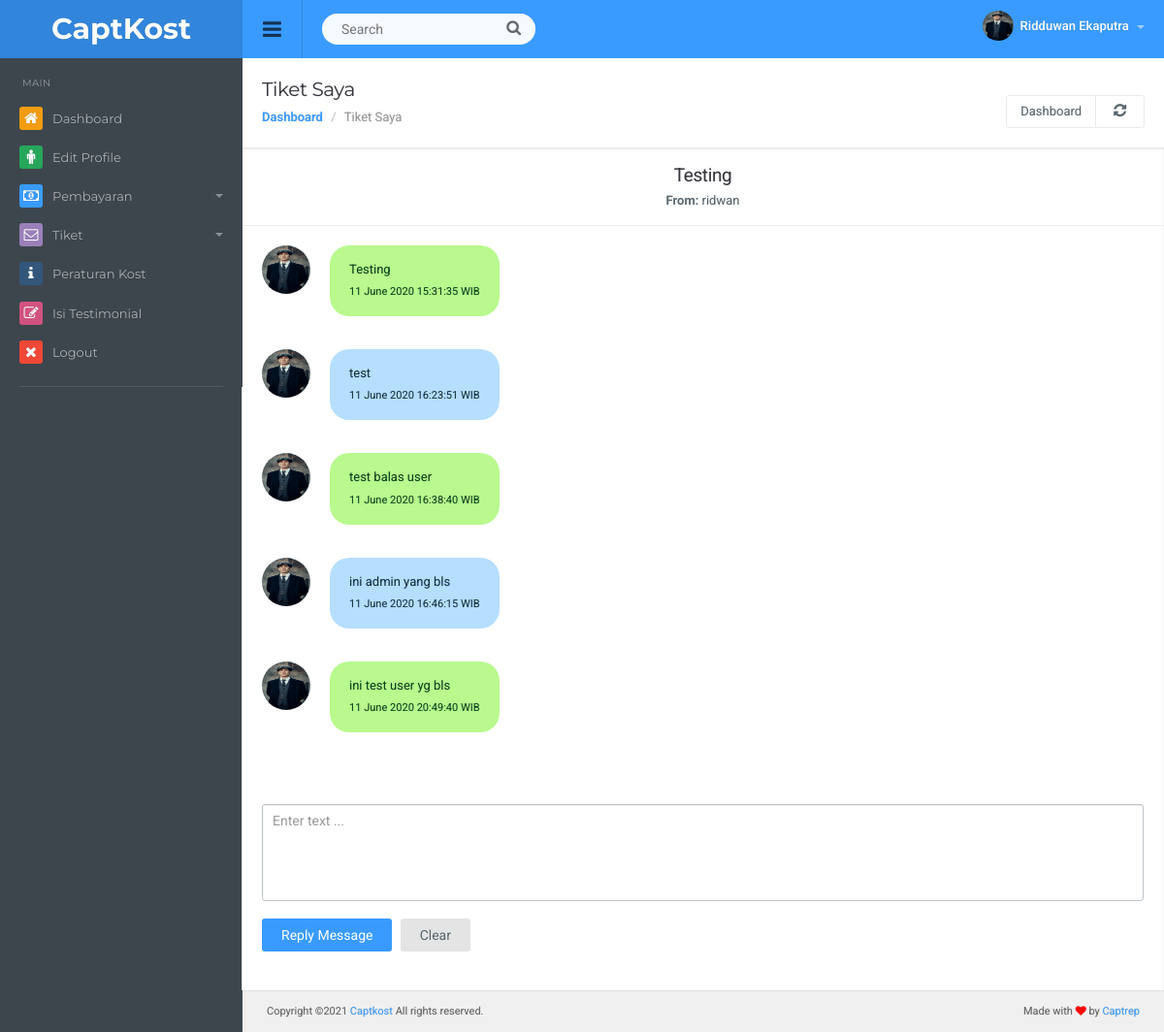
Page /member/balastiket.php?id_ticket=1 (signed in) on the committed database.
### tables this page shows
CREATE TABLE `identitas` (
  `id_identitas` int(3) NOT NULL,
  `nama` varchar(50) NOT NULL,
  `umur` int(2) NOT NULL,
  `pekerjaan` varchar(50) NOT NULL,
  `agama` varchar(10) NOT NULL,
  `jalan` varchar(50) NOT NULL,
  `desa` varchar(50) NOT NULL,
  `kecamatan` varchar(50) NOT NULL,
  `kabupaten` varchar(50) NOT NULL,
  `foto` varchar(50) NOT NULL,
  `id_penghuni` int(3) NOT NULL
);

CREATE TABLE `ticket` (
  `id_ticket` int(3) NOT NULL,
  `subjek` varchar(50) NOT NULL,
  `isi` text NOT NULL,
  `pembuat` varchar(50) NOT NULL,
  `status` enum('Opened','Closed') NOT NULL,
  `tanggal` date NOT NULL,
  `jam` time NOT NULL,
  `foto` varchar(50) NOT NULL
);

CREATE TABLE `ticket_reply` (
  `id` int(3) NOT NULL,
  `id_ticket` int(3) NOT NULL,
  `reply` text NOT NULL,
  `pembalas` varchar(50) NOT NULL,
  `date` date NOT NULL,
  `time` time NOT NULL,
  `gambar` varchar(50) NOT NULL
);

### member/balastiket.php (the view, shortened to what this page needs)
<?php
  $id = $_SESSION['id_penghuni'];
  $status = $_SESSION['status'];
if  (!isset($_SESSION['username']) and !isset($_SESSION['password']))  {
  header("location:login.php");
}elseif($status == "Deactivated"){
  header("location:deactivated.php");
}elseif($status == "New"){
  header("location:new.php");
}else {
  include("check.php");
  $sql_user = "SELECT p.username,p.status,p.tgl_expired,i.nama,i.umur,i.pekerjaan,i.agama,i.jalan,i.desa,i.kecamatan,i.kabupaten,i.foto FROM penghuni p, identitas i WHERE p.id_penghuni=i.id_penghuni AND i.id_penghuni='$id'";
  $query_user = mysqli_query($koneksi,$sql_user);
  $data_user = mysqli_fetch_assoc($query_user);
    $nama     = $data_user['nama'];
    $foto     = $data_user['foto'];
?>
<!DOCTYPE html>
<html lang="en">
  <head>
  <link href="../admin/css/root.css" rel="stylesheet">
  </head>
  <body>
  <div id="top" class="clearfix">
    <div class="applogo">
      <a href="index.php" class="logo">CaptKost</a>
    </div>
    <a href="#" class="sidebar-open-button"><i class="fa fa-bars"></i></a>
    <form class="searchform">
      <input type="text" class="searchbox" id="searchbox" placeholder="Search">
      <span class="searchbutton"><i class="fa fa-search"></i></span>
    </form>
    <ul class="top-right">
    <li class="dropdown link">
    <a href="#" data-toggle="dropdown" class="dropdown-toggle profilebox"><img src="img/fotouser/<?=$foto;?>" alt="img"><b><?= $nama;?> </b><span class="caret"></span></a>
        </ul>
  </div>
<?php
  include ('sidebar.php');
?>
<div class="content">
  <div class="page-header">
    <h1 class="title">Tiket Saya</h1>
      <ol class="breadcrumb">
        <li><a href="index.php">Dashboard</a></li>
        <li class="active">Tiket Saya</li>
      </ol>
    <div class="right">
      <div class="btn-group" role="group" aria-label="...">
        <a href="index.php" class="btn btn-light">Dashboard</a>
        <a href="" class="btn btn-light"><i class="fa fa-refresh"></i></a>
      </div>
    </div>
  </div>
<div class="container-mail">
<?php
$id = $_GET['id_ticket'];
$qt = mysqli_query($koneksi,"SELECT * FROM ticket WHERE id_ticket ='$id'") ;
$tiket = mysqli_fetch_assoc($qt);
?>
<div class="mailbox clearfix">
  <div class="mailbox-menu">
  </div>
  <div class="container-mailbox">
        <div class="chat col-md-12 padding-0">
          <div class="title">
            <h1 style="text-align: center;"><?= $tiket['subjek'];?></h1>
            <p style="text-align: center;"><b>From:</b> <?= $tiket['pembuat'];?></p>
          </div>
          <ul class="conv">
          <li>
              <img src="../member/img/fotouser/<?=$tiket['foto'];?>" alt="img" class="img">
              <p class="ballon color1"><?=$tiket['isi'];?><br><small><?=date('d F Y',strtotime($tiket['tanggal']))." ".$tiket['jam'];?> WIB</small></p><br>
            <li>
            <?php
            $bingung  = mysqli_query($koneksi,"SELECT t.id_ticket, t.isi, t.foto, r.id, r.id_ticket, r.reply, r.gambar, r.pembalas, r.date, r.time FROM ticket t, ticket_reply r WHERE t.id_ticket = r.id_ticket AND t.id_ticket = '$id'") ;
            while($chat=mysqli_fetch_assoc($bingung)) :
            if ($chat['pembalas'] == "Ridduwan Ekaputra") {
              $color = "color2";
              $img = "../admin/".$chat['gambar'];
            }else{
              $color = "color1";
              $img = "../member/img/fotouser/".$chat['gambar'];
            }
            ?>
            <li>
              <img src="<?=$img;?>" alt="img" class="img">
              <p class="ballon <?=$color;?>"><?=$chat['reply'];?><br><small><?=date('d F Y',strtotime($chat['date']))." ".$chat['time'];?> WIB</small></p><br>
            <li>
            <?php endwhile; ?>
          </ul>
          <div class="write">
              <form action="action/ticket_reply.php" method="POST" class="margin-b-20">
                <div class="form-group">
                <textarea class="form-control" name="reply" placeholder="Enter text ..."  style="height:100px; width:100%; resize:none;"></textarea>
                </div>
                <button type="submit" name="submit" class="btn btn-default">Reply Message</button>
                <button type="reset" class="btn margin-l-5">Clear</button>
              </form>
          </div>
        </div>
  </div>
</div>
</div>
<?php
include "footer.php";
?>
</div>
</body>
</html>
<?php
} ?>

### admin/css/shortcuts.css (style rules this page uses)
.padding-0 { padding: 0px }
.margin-l-5 { margin-left: 5px }
.margin-b-20 { margin-bottom: 20px }

### rows in the picture
identitas: foto (picture), nama "Ridduwan Ekaputra"
ticket: subjek "Testing", pembuat "ridwan", foto (picture), isi "Testing", tanggal "11 June 2020", jam "15:31:35"
ticket_reply: gambar (picture), reply "test", date "11 June 2020", time "16:23:51"
ticket_reply: gambar (picture), reply "test balas user", date "11 June 2020", time "16:38:40"
ticket_reply: gambar (picture), reply "ini admin yang bls", date "11 June 2020", time "16:46:15"
ticket_reply: gambar (picture), reply "ini test user yg bls", date "11 June 2020", time "20:49:40"
